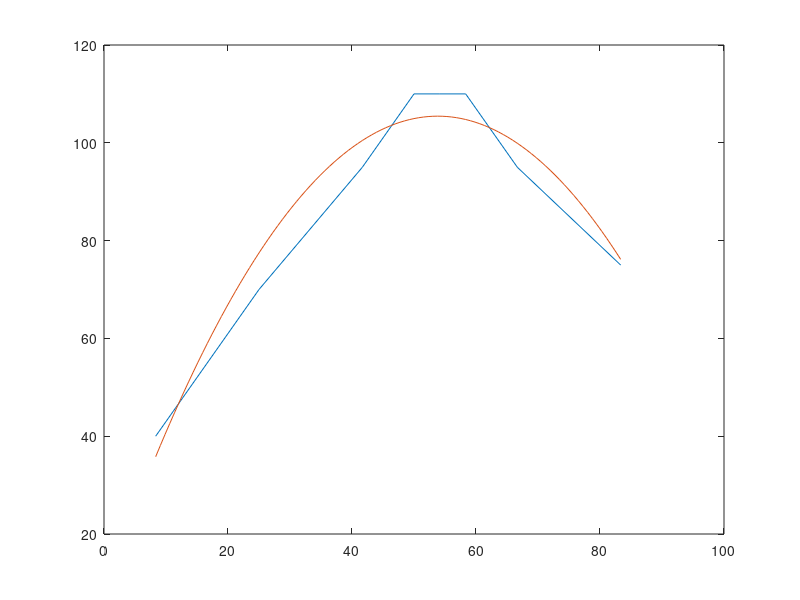

MATLAB code for this plot:
%http://www.e34.de/tuning/Drehmoment-MP.gif
x = [500, 1500, 2500, 3000, 3250, 3500, 4000, 5000]/60;
y = [40, 70, 95, 110, 110, 110, 95, 75];

a = polyfit(x, y, 2);

xneu = linspace(500/60, 5000/60, 100);
yneu = polyval(a, xneu);

plot(x, y, xneu, yneu);

